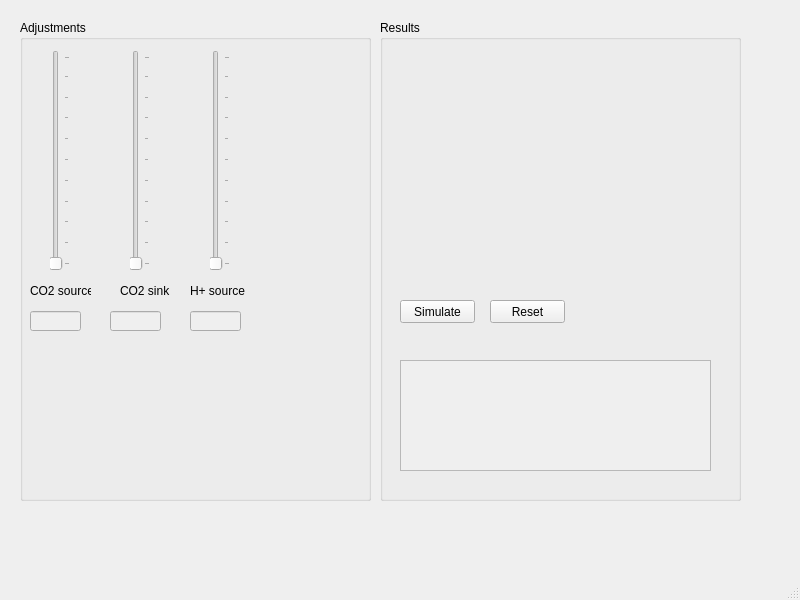
<?xml version="1.0" encoding="UTF-8"?>
<ui version="4.0">
 <class>MainWindow</class>
 <widget class="QMainWindow" name="MainWindow">
  <property name="geometry">
   <rect>
    <x>0</x>
    <y>0</y>
    <width>800</width>
    <height>600</height>
   </rect>
  </property>
  <property name="windowTitle">
   <string>MainWindow</string>
  </property>
  <widget class="QWidget" name="centralwidget">
   <widget class="QGroupBox" name="groupBox">
    <property name="geometry">
     <rect>
      <x>20</x>
      <y>20</y>
      <width>351</width>
      <height>481</height>
     </rect>
    </property>
    <property name="title">
     <string>Adjustments</string>
    </property>
    <widget class="QSlider" name="co2Sink">
     <property name="geometry">
      <rect>
       <x>110</x>
       <y>30</y>
       <width>20</width>
       <height>221</height>
      </rect>
     </property>
     <property name="orientation">
      <enum>Qt::Vertical</enum>
     </property>
     <property name="tickPosition">
      <enum>QSlider::TicksBelow</enum>
     </property>
    </widget>
    <widget class="QLabel" name="co2SourceLabel">
     <property name="geometry">
      <rect>
       <x>10</x>
       <y>261</y>
       <width>61</width>
       <height>20</height>
      </rect>
     </property>
     <property name="text">
      <string>CO2 source</string>
     </property>
    </widget>
    <widget class="QSlider" name="protonSource">
     <property name="geometry">
      <rect>
       <x>190</x>
       <y>30</y>
       <width>20</width>
       <height>221</height>
      </rect>
     </property>
     <property name="orientation">
      <enum>Qt::Vertical</enum>
     </property>
     <property name="tickPosition">
      <enum>QSlider::TicksBelow</enum>
     </property>
    </widget>
    <widget class="QLabel" name="co2SinkLabel">
     <property name="geometry">
      <rect>
       <x>100</x>
       <y>261</y>
       <width>51</width>
       <height>20</height>
      </rect>
     </property>
     <property name="text">
      <string>CO2 sink</string>
     </property>
    </widget>
    <widget class="QSlider" name="co2Source">
     <property name="geometry">
      <rect>
       <x>30</x>
       <y>30</y>
       <width>20</width>
       <height>221</height>
      </rect>
     </property>
     <property name="orientation">
      <enum>Qt::Vertical</enum>
     </property>
     <property name="tickPosition">
      <enum>QSlider::TicksBelow</enum>
     </property>
    </widget>
    <widget class="QLineEdit" name="protonSourceValue">
     <property name="enabled">
      <bool>false</bool>
     </property>
     <property name="geometry">
      <rect>
       <x>170</x>
       <y>291</y>
       <width>51</width>
       <height>20</height>
      </rect>
     </property>
    </widget>
    <widget class="QLineEdit" name="co2SinkValue">
     <property name="enabled">
      <bool>false</bool>
     </property>
     <property name="geometry">
      <rect>
       <x>90</x>
       <y>291</y>
       <width>51</width>
       <height>20</height>
      </rect>
     </property>
    </widget>
    <widget class="QLabel" name="protonSourceLabel">
     <property name="geometry">
      <rect>
       <x>170</x>
       <y>261</y>
       <width>61</width>
       <height>20</height>
      </rect>
     </property>
     <property name="text">
      <string>H+ source</string>
     </property>
    </widget>
    <widget class="QLineEdit" name="co2SourceValue">
     <property name="enabled">
      <bool>false</bool>
     </property>
     <property name="geometry">
      <rect>
       <x>10</x>
       <y>291</y>
       <width>51</width>
       <height>20</height>
      </rect>
     </property>
    </widget>
    <zorder>co2Sink</zorder>
    <zorder>co2SourceLabel</zorder>
    <zorder>protonSource</zorder>
    <zorder>co2SinkLabel</zorder>
    <zorder>co2Source</zorder>
    <zorder>protonSourceLabel</zorder>
    <zorder>co2SinkValue</zorder>
    <zorder>protonSourceValue</zorder>
    <zorder>co2SourceValue</zorder>
    <zorder>co2Sink</zorder>
    <zorder>co2SourceLabel</zorder>
    <zorder>protonSource</zorder>
    <zorder>co2SinkLabel</zorder>
    <zorder>co2Source</zorder>
    <zorder>protonSourceValue</zorder>
    <zorder>co2SinkValue</zorder>
    <zorder>protonSourceLabel</zorder>
    <zorder>co2SourceValue</zorder>
   </widget>
   <widget class="QGroupBox" name="groupBox_2">
    <property name="geometry">
     <rect>
      <x>380</x>
      <y>20</y>
      <width>361</width>
      <height>481</height>
     </rect>
    </property>
    <property name="title">
     <string>Results</string>
    </property>
    <widget class="QPlainTextEdit" name="logText">
     <property name="enabled">
      <bool>false</bool>
     </property>
     <property name="geometry">
      <rect>
       <x>20</x>
       <y>340</y>
       <width>311</width>
       <height>111</height>
      </rect>
     </property>
    </widget>
    <widget class="QPushButton" name="resetButton">
     <property name="geometry">
      <rect>
       <x>110</x>
       <y>280</y>
       <width>75</width>
       <height>23</height>
      </rect>
     </property>
     <property name="text">
      <string>Reset</string>
     </property>
    </widget>
    <widget class="QPushButton" name="simulateButton">
     <property name="geometry">
      <rect>
       <x>20</x>
       <y>280</y>
       <width>75</width>
       <height>23</height>
      </rect>
     </property>
     <property name="text">
      <string>Simulate</string>
     </property>
    </widget>
    <widget class="MatplotlibWidget" name="plotArea" native="true">
     <property name="geometry">
      <rect>
       <x>20</x>
       <y>30</y>
       <width>291</width>
       <height>231</height>
      </rect>
     </property>
    </widget>
   </widget>
  </widget>
  <widget class="QMenuBar" name="menubar">
   <property name="geometry">
    <rect>
     <x>0</x>
     <y>0</y>
     <width>800</width>
     <height>21</height>
    </rect>
   </property>
  </widget>
  <widget class="QStatusBar" name="statusbar"/>
 </widget>
 <customwidgets>
  <customwidget>
   <class>MatplotlibWidget</class>
   <extends>QWidget</extends>
   <header>matplotlibwidget.h</header>
   <container>1</container>
  </customwidget>
 </customwidgets>
 <resources/>
 <connections/>
</ui>
